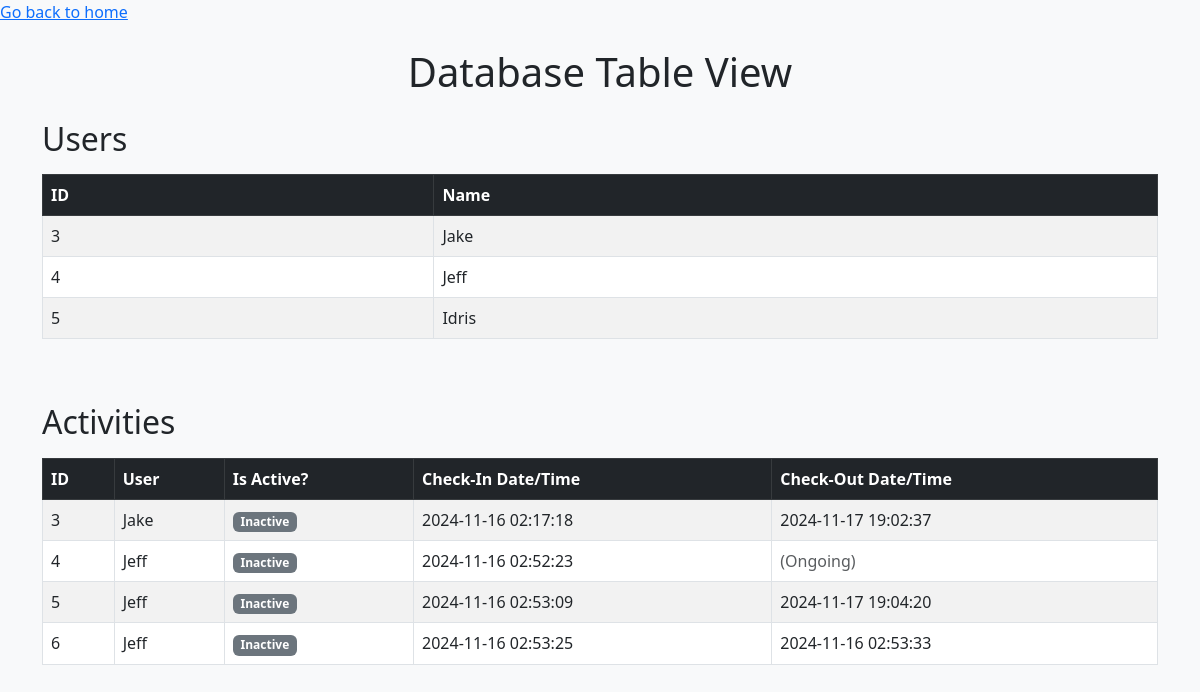
Screenshot of /database/ with the database file from the repository.
### app/models.py (models this page shows, shortened)
class User(models.Model):
    name = models.CharField(max_length=100)
    created_at = models.DateTimeField(auto_now_add=True)

class Activity(models.Model):
    user = models.ForeignKey(User, on_delete=models.CASCADE)
    is_active = models.BooleanField(default=False)
    timestamp = models.DateTimeField(default=now)
    end_time = models.DateTimeField(null=True, blank=True)

### app/views.py (the view)
# urls.py: path('database/', views.database_view, name='database_view'),
def database_view(request):
    users = User.objects.all()
    activities = Activity.objects.select_related('user')
    context = {
        'users': users,
        'activities': activities,
    }
    return render(request, 'database.html', context)

### app/templates/database.html (shortened to what this page needs)
{% load static %}
<!DOCTYPE html>
<html lang="en">
<head>
    <link href="https://cdn.jsdelivr.net/npm/bootstrap@5.3.0-alpha1/dist/css/bootstrap.min.css" rel="stylesheet">
    <link rel="stylesheet" href="{% static 'styles.css' %}">
</head>
<body class="bg-light">
    <a href="{% url 'home' %}">Go back to home</a>
    <div class="container py-4">
        <h1 class="text-center mb-4">Database Table View</h1>
        <h2 class="mb-3">Users</h2>
        <div class="table-responsive">
            <table class="table table-striped table-bordered">
                <thead class="table-dark">
                    <tr>
                        <th>ID</th>
                        <th>Name</th>
                    </tr>
                </thead>
                <tbody>
                    {% for user in users %}
                    <tr>
                        <td>{{ user.id }}</td>
                        <td>{{ user.name }}</td>
                    </tr>
                    {% empty %}
                    <tr>
                        <td colspan="3" class="text-center">No users found.</td>
                    </tr>
                    {% endfor %}
                </tbody>
            </table>
        </div>
        <h2 class="mt-5 mb-3">Activities</h2>
        <div class="table-responsive">
            <table class="table table-striped table-bordered">
                <thead class="table-dark">
                    <tr>
                        <th>ID</th>
                        <th>User</th>
                        <th>Is Active?</th>
                        <th>Check-In Date/Time</th>
                        <th>Check-Out Date/Time</th>
                    </tr>
                </thead>
                <tbody>
                    {% for activity in activities %}
                    <tr>
                        <td>{{ activity.id }}</td>
                        <td>{{ activity.user.name }}</td>
                        <td>
                            {% if activity.is_active %}
                                <span class="badge bg-success">Active</span>
                            {% else %}
                                <span class="badge bg-secondary">Inactive</span>
                            {% endif %}
                        </td>
                        <td>{{ activity.timestamp|date:"Y-m-d H:i:s" }}</td>
                        <td>
                            {{ activity.end_time|date:"Y-m-d H:i:s" }}
                            {% if not activity.end_time %}
                                <span class="text-muted">(Ongoing)</span>
                            {% endif %}
                        </td>
                    </tr>
                    {% empty %}
                    <tr>
                        <td colspan="5" class="text-center">No activities found.</td>
                    </tr>
                    {% endfor %}
                </tbody>
            </table>
        </div>
    </div>
</body>
</html>

### rows the page displays
User: id "3", name "Jake"
User: id "4", name "Jeff"
User: id "5", name "Idris"
Activity: id "3", user.name "Jake", is_active "Inactive", timestamp "2024-11-16 02:17:18", end_time "2024-11-17 19:02:37"
Activity: id "4", user.name "Jeff", is_active "Inactive", timestamp "2024-11-16 02:52:23", shows "(Ongoing)"
Activity: id "5", user.name "Jeff", is_active "Inactive", timestamp "2024-11-16 02:53:09", end_time "2024-11-17 19:04:20"
Activity: id "6", user.name "Jeff", is_active "Inactive", timestamp "2024-11-16 02:53:25", end_time "2024-11-16 02:53:33"
